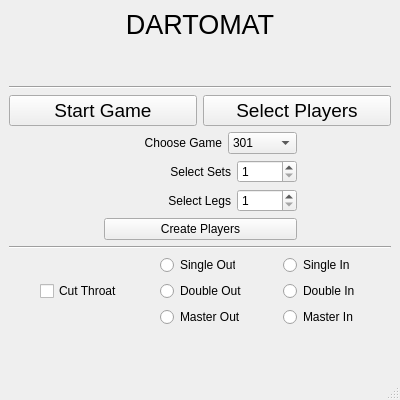
<?xml version="1.0" encoding="UTF-8"?>
<ui version="4.0">
 <class>CDartomatMain</class>
 <widget class="QMainWindow" name="CDartomatMain">
  <property name="geometry">
   <rect>
    <x>0</x>
    <y>0</y>
    <width>400</width>
    <height>400</height>
   </rect>
  </property>
  <property name="sizePolicy">
   <sizepolicy hsizetype="Fixed" vsizetype="Fixed">
    <horstretch>0</horstretch>
    <verstretch>0</verstretch>
   </sizepolicy>
  </property>
  <property name="minimumSize">
   <size>
    <width>400</width>
    <height>400</height>
   </size>
  </property>
  <property name="maximumSize">
   <size>
    <width>400</width>
    <height>400</height>
   </size>
  </property>
  <property name="windowTitle">
   <string>Dartomat</string>
  </property>
  <widget class="QWidget" name="centralwidget">
   <layout class="QVBoxLayout" name="verticalLayout_4">
    <item>
     <widget class="QLabel" name="label_2">
      <property name="text">
       <string>&lt;html&gt;&lt;head/&gt;&lt;body&gt;&lt;p align=&quot;center&quot;&gt;&lt;span style=&quot; font-size:20pt;&quot;&gt;DARTOMAT&lt;/span&gt;&lt;/p&gt;&lt;/body&gt;&lt;/html&gt;</string>
      </property>
     </widget>
    </item>
    <item>
     <spacer name="verticalSpacer">
      <property name="orientation">
       <enum>Qt::Vertical</enum>
      </property>
      <property name="sizeType">
       <enum>QSizePolicy::Preferred</enum>
      </property>
      <property name="sizeHint" stdset="0">
       <size>
        <width>20</width>
        <height>40</height>
       </size>
      </property>
     </spacer>
    </item>
    <item>
     <widget class="Line" name="line">
      <property name="orientation">
       <enum>Qt::Horizontal</enum>
      </property>
     </widget>
    </item>
    <item>
     <layout class="QHBoxLayout" name="horizontalLayout_2">
      <item>
       <widget class="QPushButton" name="pushButtonStartGame">
        <property name="sizePolicy">
         <sizepolicy hsizetype="Minimum" vsizetype="Minimum">
          <horstretch>0</horstretch>
          <verstretch>0</verstretch>
         </sizepolicy>
        </property>
        <property name="maximumSize">
         <size>
          <width>782</width>
          <height>16777215</height>
         </size>
        </property>
        <property name="font">
         <font>
          <pointsize>14</pointsize>
          <italic>false</italic>
          <bold>false</bold>
         </font>
        </property>
        <property name="mouseTracking">
         <bool>false</bool>
        </property>
        <property name="text">
         <string>Start Game</string>
        </property>
       </widget>
      </item>
      <item>
       <widget class="QPushButton" name="pushButtonSelectPlayers">
        <property name="sizePolicy">
         <sizepolicy hsizetype="Minimum" vsizetype="Minimum">
          <horstretch>0</horstretch>
          <verstretch>0</verstretch>
         </sizepolicy>
        </property>
        <property name="font">
         <font>
          <pointsize>14</pointsize>
         </font>
        </property>
        <property name="text">
         <string>Select Players</string>
        </property>
       </widget>
      </item>
     </layout>
    </item>
    <item>
     <layout class="QHBoxLayout" name="horizontalLayout_5">
      <item>
       <spacer name="horizontalSpacer_2">
        <property name="orientation">
         <enum>Qt::Horizontal</enum>
        </property>
        <property name="sizeHint" stdset="0">
         <size>
          <width>40</width>
          <height>20</height>
         </size>
        </property>
       </spacer>
      </item>
      <item>
       <layout class="QVBoxLayout" name="verticalLayout_3">
        <item>
         <layout class="QHBoxLayout" name="horizontalLayout">
          <item>
           <spacer name="horizontalSpacer_4">
            <property name="orientation">
             <enum>Qt::Horizontal</enum>
            </property>
            <property name="sizeHint" stdset="0">
             <size>
              <width>40</width>
              <height>20</height>
             </size>
            </property>
           </spacer>
          </item>
          <item>
           <widget class="QLabel" name="label_title">
            <property name="sizePolicy">
             <sizepolicy hsizetype="Fixed" vsizetype="Preferred">
              <horstretch>0</horstretch>
              <verstretch>0</verstretch>
             </sizepolicy>
            </property>
            <property name="text">
             <string>Choose Game</string>
            </property>
            <property name="alignment">
             <set>Qt::AlignRight|Qt::AlignTrailing|Qt::AlignVCenter</set>
            </property>
           </widget>
          </item>
          <item>
           <widget class="QComboBox" name="comboBoxGame">
            <property name="sizePolicy">
             <sizepolicy hsizetype="Fixed" vsizetype="Fixed">
              <horstretch>0</horstretch>
              <verstretch>0</verstretch>
             </sizepolicy>
            </property>
            <property name="minimumSize">
             <size>
              <width>60</width>
              <height>0</height>
             </size>
            </property>
            <property name="currentText">
             <string>301</string>
            </property>
            <item>
             <property name="text">
              <string>301</string>
             </property>
            </item>
            <item>
             <property name="text">
              <string>501</string>
             </property>
            </item>
            <item>
             <property name="text">
              <string>701</string>
             </property>
            </item>
            <item>
             <property name="text">
              <string>Cricket</string>
             </property>
            </item>
           </widget>
          </item>
         </layout>
        </item>
        <item>
         <layout class="QHBoxLayout" name="horizontalLayout_3">
          <item>
           <spacer name="horizontalSpacer_3">
            <property name="orientation">
             <enum>Qt::Horizontal</enum>
            </property>
            <property name="sizeHint" stdset="0">
             <size>
              <width>40</width>
              <height>20</height>
             </size>
            </property>
           </spacer>
          </item>
          <item>
           <widget class="QLabel" name="label_3">
            <property name="sizePolicy">
             <sizepolicy hsizetype="Fixed" vsizetype="Preferred">
              <horstretch>0</horstretch>
              <verstretch>0</verstretch>
             </sizepolicy>
            </property>
            <property name="text">
             <string>Select Sets</string>
            </property>
            <property name="alignment">
             <set>Qt::AlignRight|Qt::AlignTrailing|Qt::AlignVCenter</set>
            </property>
           </widget>
          </item>
          <item>
           <widget class="CSpinBox" name="spinBoxSets">
            <property name="sizePolicy">
             <sizepolicy hsizetype="Fixed" vsizetype="Fixed">
              <horstretch>0</horstretch>
              <verstretch>0</verstretch>
             </sizepolicy>
            </property>
            <property name="minimumSize">
             <size>
              <width>60</width>
              <height>0</height>
             </size>
            </property>
            <property name="mouseTracking">
             <bool>false</bool>
            </property>
            <property name="readOnly">
             <bool>false</bool>
            </property>
            <property name="minimum">
             <number>1</number>
            </property>
            <property name="singleStep">
             <number>2</number>
            </property>
           </widget>
          </item>
         </layout>
        </item>
        <item>
         <layout class="QHBoxLayout" name="horizontalLayout_4">
          <property name="sizeConstraint">
           <enum>QLayout::SetDefaultConstraint</enum>
          </property>
          <item>
           <spacer name="horizontalSpacer_5">
            <property name="orientation">
             <enum>Qt::Horizontal</enum>
            </property>
            <property name="sizeHint" stdset="0">
             <size>
              <width>40</width>
              <height>20</height>
             </size>
            </property>
           </spacer>
          </item>
          <item>
           <widget class="QLabel" name="label_4">
            <property name="sizePolicy">
             <sizepolicy hsizetype="Fixed" vsizetype="Preferred">
              <horstretch>0</horstretch>
              <verstretch>0</verstretch>
             </sizepolicy>
            </property>
            <property name="text">
             <string>Select Legs</string>
            </property>
            <property name="alignment">
             <set>Qt::AlignRight|Qt::AlignTrailing|Qt::AlignVCenter</set>
            </property>
           </widget>
          </item>
          <item>
           <widget class="CSpinBox" name="spinBoxLegs">
            <property name="sizePolicy">
             <sizepolicy hsizetype="Fixed" vsizetype="Fixed">
              <horstretch>0</horstretch>
              <verstretch>0</verstretch>
             </sizepolicy>
            </property>
            <property name="minimumSize">
             <size>
              <width>60</width>
              <height>0</height>
             </size>
            </property>
            <property name="readOnly">
             <bool>false</bool>
            </property>
            <property name="minimum">
             <number>1</number>
            </property>
            <property name="singleStep">
             <number>2</number>
            </property>
           </widget>
          </item>
         </layout>
        </item>
        <item>
         <widget class="QPushButton" name="pushButtonCreatePlayers">
          <property name="text">
           <string>Create Players</string>
          </property>
         </widget>
        </item>
       </layout>
      </item>
      <item>
       <spacer name="horizontalSpacer">
        <property name="orientation">
         <enum>Qt::Horizontal</enum>
        </property>
        <property name="sizeHint" stdset="0">
         <size>
          <width>40</width>
          <height>20</height>
         </size>
        </property>
       </spacer>
      </item>
     </layout>
    </item>
    <item>
     <widget class="Line" name="line_3">
      <property name="orientation">
       <enum>Qt::Horizontal</enum>
      </property>
     </widget>
    </item>
    <item>
     <layout class="QGridLayout" name="gridLayout">
      <item row="0" column="1">
       <layout class="QVBoxLayout" name="verticalLayout">
        <item>
         <widget class="QRadioButton" name="radioButtonSout">
          <property name="sizePolicy">
           <sizepolicy hsizetype="Fixed" vsizetype="Fixed">
            <horstretch>0</horstretch>
            <verstretch>0</verstretch>
           </sizepolicy>
          </property>
          <property name="minimumSize">
           <size>
            <width>75</width>
            <height>0</height>
           </size>
          </property>
          <property name="maximumSize">
           <size>
            <width>75</width>
            <height>75</height>
           </size>
          </property>
          <property name="text">
           <string>Single Out</string>
          </property>
          <attribute name="buttonGroup">
           <string notr="true">buttonGroup</string>
          </attribute>
         </widget>
        </item>
        <item>
         <widget class="QRadioButton" name="radioButtonDout">
          <property name="sizePolicy">
           <sizepolicy hsizetype="Fixed" vsizetype="Fixed">
            <horstretch>0</horstretch>
            <verstretch>0</verstretch>
           </sizepolicy>
          </property>
          <property name="minimumSize">
           <size>
            <width>75</width>
            <height>0</height>
           </size>
          </property>
          <property name="text">
           <string>Double Out</string>
          </property>
          <attribute name="buttonGroup">
           <string notr="true">buttonGroup</string>
          </attribute>
         </widget>
        </item>
        <item>
         <widget class="QRadioButton" name="radioButtonMout">
          <property name="sizePolicy">
           <sizepolicy hsizetype="Fixed" vsizetype="Fixed">
            <horstretch>0</horstretch>
            <verstretch>0</verstretch>
           </sizepolicy>
          </property>
          <property name="minimumSize">
           <size>
            <width>75</width>
            <height>0</height>
           </size>
          </property>
          <property name="text">
           <string>Master Out</string>
          </property>
          <attribute name="buttonGroup">
           <string notr="true">buttonGroup</string>
          </attribute>
         </widget>
        </item>
       </layout>
      </item>
      <item row="0" column="2">
       <layout class="QVBoxLayout" name="verticalLayout_2">
        <item>
         <widget class="QRadioButton" name="radioButtonSin">
          <property name="sizePolicy">
           <sizepolicy hsizetype="Fixed" vsizetype="Fixed">
            <horstretch>0</horstretch>
            <verstretch>0</verstretch>
           </sizepolicy>
          </property>
          <property name="minimumSize">
           <size>
            <width>75</width>
            <height>0</height>
           </size>
          </property>
          <property name="text">
           <string>Single In</string>
          </property>
          <attribute name="buttonGroup">
           <string notr="true">buttonGroup_2</string>
          </attribute>
         </widget>
        </item>
        <item>
         <widget class="QRadioButton" name="radioButtonDin">
          <property name="sizePolicy">
           <sizepolicy hsizetype="Fixed" vsizetype="Fixed">
            <horstretch>0</horstretch>
            <verstretch>0</verstretch>
           </sizepolicy>
          </property>
          <property name="minimumSize">
           <size>
            <width>75</width>
            <height>0</height>
           </size>
          </property>
          <property name="text">
           <string>Double In</string>
          </property>
          <attribute name="buttonGroup">
           <string notr="true">buttonGroup_2</string>
          </attribute>
         </widget>
        </item>
        <item>
         <widget class="QRadioButton" name="radioButtonMin">
          <property name="sizePolicy">
           <sizepolicy hsizetype="Fixed" vsizetype="Fixed">
            <horstretch>0</horstretch>
            <verstretch>0</verstretch>
           </sizepolicy>
          </property>
          <property name="minimumSize">
           <size>
            <width>75</width>
            <height>0</height>
           </size>
          </property>
          <property name="text">
           <string>Master In</string>
          </property>
          <attribute name="buttonGroup">
           <string notr="true">buttonGroup_2</string>
          </attribute>
         </widget>
        </item>
       </layout>
      </item>
      <item row="0" column="0">
       <widget class="QCheckBox" name="checkBoxCutThroat">
        <property name="sizePolicy">
         <sizepolicy hsizetype="Fixed" vsizetype="Fixed">
          <horstretch>0</horstretch>
          <verstretch>0</verstretch>
         </sizepolicy>
        </property>
        <property name="minimumSize">
         <size>
          <width>75</width>
          <height>0</height>
         </size>
        </property>
        <property name="text">
         <string>Cut Throat</string>
        </property>
       </widget>
      </item>
     </layout>
    </item>
    <item>
     <spacer name="verticalSpacer_3">
      <property name="orientation">
       <enum>Qt::Vertical</enum>
      </property>
      <property name="sizeHint" stdset="0">
       <size>
        <width>20</width>
        <height>40</height>
       </size>
      </property>
     </spacer>
    </item>
   </layout>
  </widget>
  <widget class="QMenuBar" name="menubar">
   <property name="geometry">
    <rect>
     <x>0</x>
     <y>0</y>
     <width>400</width>
     <height>17</height>
    </rect>
   </property>
  </widget>
  <widget class="QStatusBar" name="statusbar"/>
 </widget>
 <customwidgets>
  <customwidget>
   <class>CSpinBox</class>
   <extends>QSpinBox</extends>
   <header>spinbox.h</header>
  </customwidget>
 </customwidgets>
 <resources/>
 <connections/>
 <buttongroups>
  <buttongroup name="buttonGroup_2"/>
  <buttongroup name="buttonGroup"/>
 </buttongroups>
</ui>
